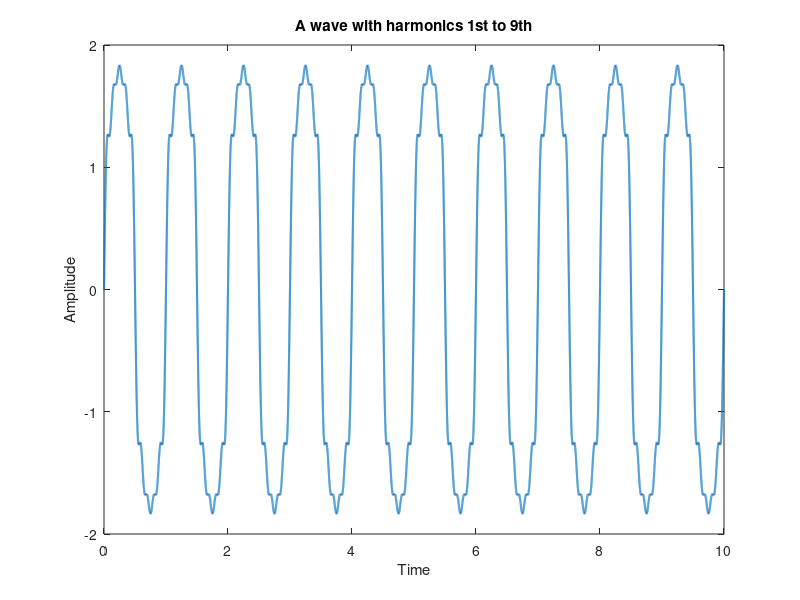

This chart was generated by the following MATLAB code:
t=0:0.0001:10;
N=9;
y = sin(2*pi*t);
for n = 1:2:N      %Odd numbers from 1 to 9
x = sin(2*pi*n*t)/n;		
y=y+x;			        %Summation of Signals
end
plot(t,y,'linewidth',1.5);        %Plot signal
title('A wave with harmonics 1st to 9th');
xlabel('Time');
ylabel('Amplitude');